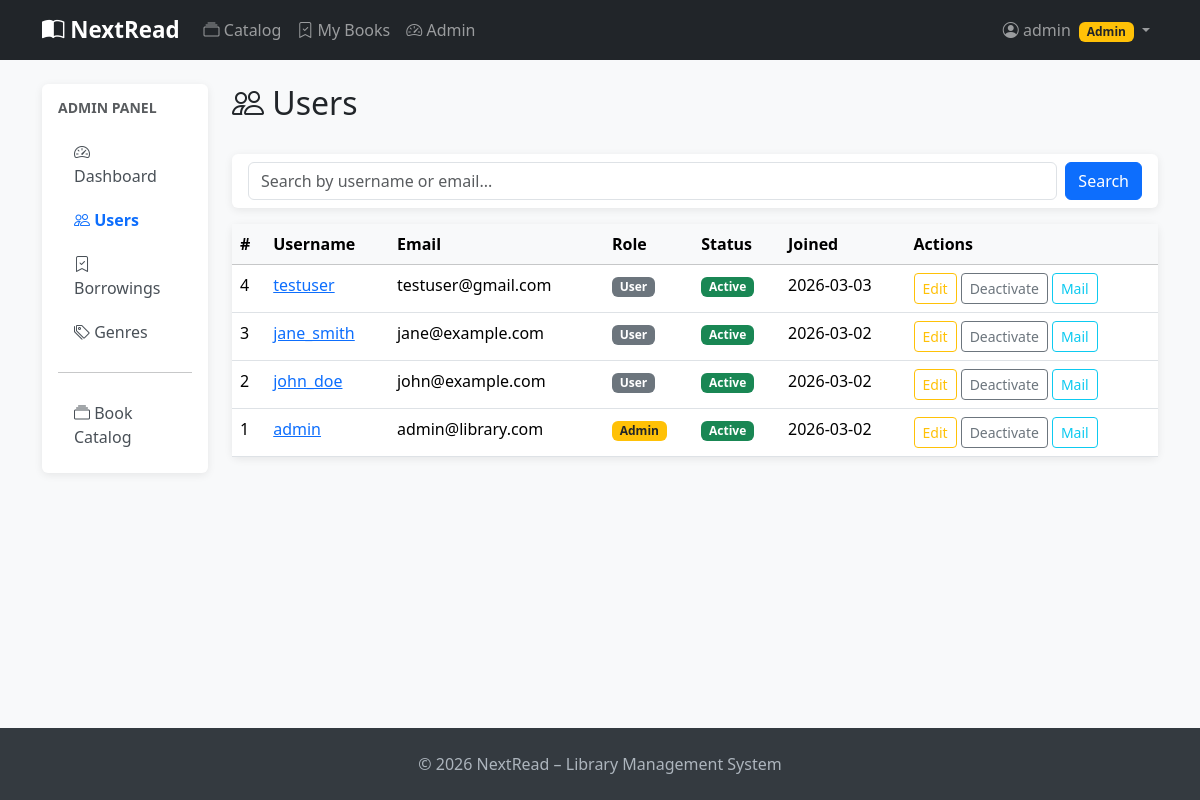
/admin/users (signed in), run on an earlier commit of the app's database.
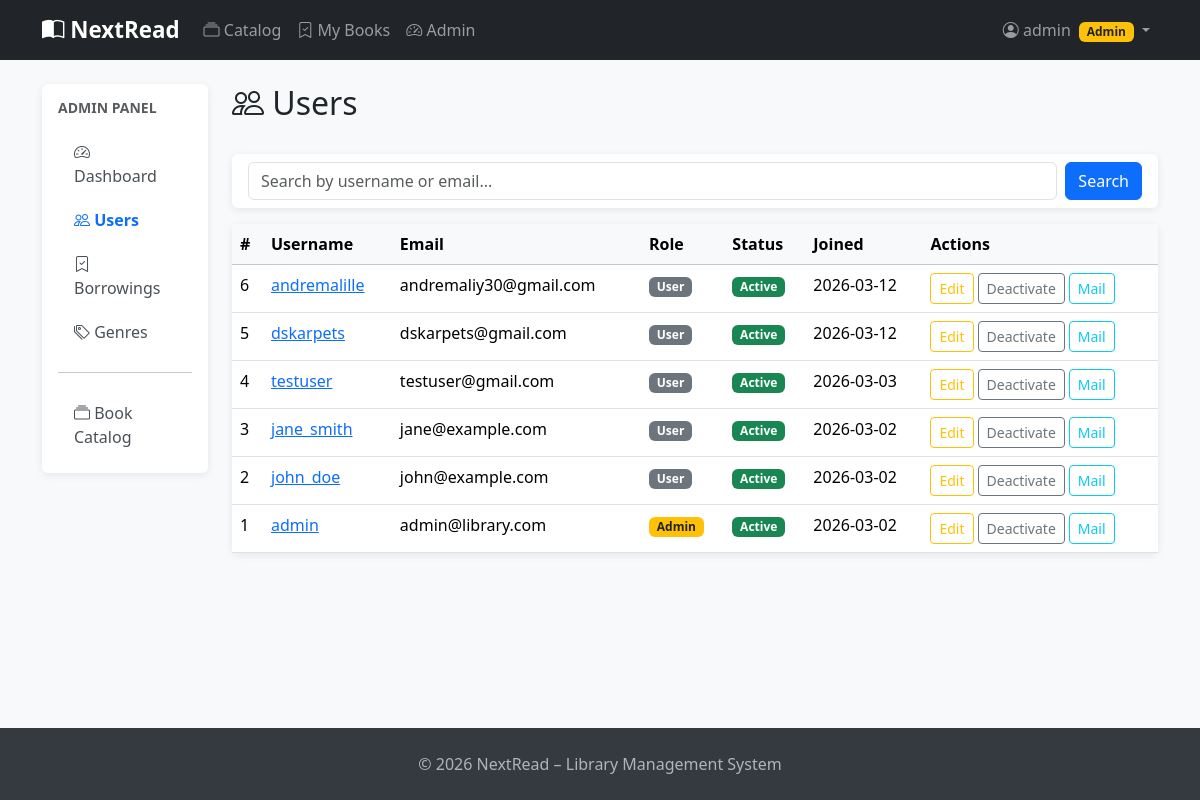
And on a later commit of the database.
### app/models.py (models this page shows, shortened)
class User(UserMixin, db.Model):
    __tablename__ = 'users'
    id = db.Column(db.Integer, primary_key=True)
    username = db.Column(db.String(80), unique=True, nullable=False, index=True)
    email = db.Column(db.String(120), unique=True, nullable=False, index=True)
    hashed_password = db.Column(db.String(256), nullable=False)
    full_name = db.Column(db.String(150))
    role = db.Column(db.String(20), default='user')  # 'admin' or 'user'
    is_active = db.Column(db.Boolean, default=True)
    created_at = db.Column(db.DateTime, default=datetime.utcnow)
    profile = db.relationship('UserProfile', back_populates='user',
                               uselist=False, cascade='all, delete-orphan')
    borrowings = db.relationship('Borrowing', back_populates='user',
                                  cascade='all, delete-orphan', lazy='dynamic')
    favorite_genres = db.relationship('Genre', secondary=user_favorite_genres,
                                       back_populates='fans')
    @property
    def is_admin(self):
        return self.role == 'admin'

### app/admin/routes.py (the view)
@admin.route('/users')
@login_required
@admin_required
def users_list():
    page = request.args.get('page', 1, type=int)
    search = request.args.get('search', '')
    query = User.query
    if search:
        query = query.filter(
            db.or_(User.username.ilike(f'%{search}%'), User.email.ilike(f'%{search}%'))
        )
    pagination = query.order_by(User.created_at.desc()).paginate(
        page=page, per_page=15, error_out=False
    )
    return render_template('admin/users.html', title='Manage Users',
                           pagination=pagination, users=pagination.items, search=search)

### app/admin/routes.py (called while the page is built)
def admin_required(f):
    @wraps(f)
    def decorated_function(*args, **kwargs):
        if not current_user.is_authenticated or not current_user.is_admin:
            abort(403)
        return f(*args, **kwargs)
    return decorated_function

### app/models.py (called while the page is built)
@login_manager.user_loader
def load_user(user_id):
    return db.session.get(User, int(user_id))

### app/templates/admin/users.html (shortened to what this page needs)
{% extends 'admin/base.html' %}
{% block admin_content %}
<div class="d-flex justify-content-between align-items-center mb-4">
    <h2><i class="bi bi-people"></i> Users</h2>
</div>
<div class="card mb-3">
    <div class="card-body py-2">
        <form method="GET" class="d-flex gap-2">
            <input type="text" name="search" value="{{ search }}"
                   class="form-control" placeholder="Search by username or email...">
            <button type="submit" class="btn btn-primary">Search</button>
        </form>
    </div>
</div>
<div class="card">
    <div class="table-responsive">
        <table class="table table-hover mb-0">
            <thead class="table-light">
                <tr>
                    <th>#</th>
                    <th>Username</th>
                    <th>Email</th>
                    <th>Role</th>
                    <th>Status</th>
                    <th>Joined</th>
                    <th>Actions</th>
                </tr>
            </thead>
            <tbody>
                {% for user in users %}
                <tr>
                    <td>{{ user.id }}</td>
                    <td>
                        <a href="{{ url_for('admin.user_detail', user_id=user.id) }}">
                            {{ user.username }}
                        </a>
                    </td>
                    <td>{{ user.email }}</td>
                    <td>
                        {% if user.is_admin %}
                        <span class="badge bg-warning text-dark">Admin</span>
                        {% else %}
                        <span class="badge bg-secondary">User</span>
                        {% endif %}
                    </td>
                    <td>
                        {% if user.is_active %}
                        <span class="badge bg-success">Active</span>
                        {% else %}
                        <span class="badge bg-danger">Inactive</span>
                        {% endif %}
                    </td>
                    <td>{{ user.created_at.strftime('%Y-%m-%d') }}</td>
                    <td>
                        <div class="d-flex gap-1">
                            <a href="{{ url_for('admin.edit_user', user_id=user.id) }}"
                               class="btn btn-xs btn-outline-warning btn-sm">Edit</a>
                            <form method="POST" action="{{ url_for('admin.toggle_user_active', user_id=user.id) }}">
                                <button type="submit" class="btn btn-sm btn-outline-secondary">
                                    {{ 'Deactivate' if user.is_active else 'Activate' }}
                                </button>
                            </form>
                            <a href="{{ url_for('admin.send_mail', user_id=user.id) }}"
                               class="btn btn-sm btn-outline-info">Mail</a>
                        </div>
                    </td>
                </tr>
                {% else %}
                <tr><td colspan="7" class="text-center text-muted py-4">No users found.</td></tr>
                {% endfor %}
            </tbody>
        </table>
    </div>
</div>
{% endblock %}

### app/templates/admin/base.html
{% extends 'base.html' %}
{% block content %}
<div class="row g-4">
    <div class="col-md-2">
        <div class="card">
            <div class="card-body p-3 admin-sidebar">
                <h6 class="text-muted text-uppercase small fw-bold mb-3">Admin Panel</h6>
                <nav class="nav flex-column gap-1">
                    <a class="nav-link {% if request.endpoint == 'admin.dashboard' %}active{% endif %}"
                       href="{{ url_for('admin.dashboard') }}">
                        <i class="bi bi-speedometer2"></i> Dashboard
                    </a>
                    <a class="nav-link {% if 'user' in request.endpoint %}active{% endif %}"
                       href="{{ url_for('admin.users_list') }}">
                        <i class="bi bi-people"></i> Users
                    </a>
                    <a class="nav-link {% if 'borrowing' in request.endpoint %}active{% endif %}"
                       href="{{ url_for('admin.borrowings_list') }}">
                        <i class="bi bi-bookmark-check"></i> Borrowings
                    </a>
                    <a class="nav-link {% if 'genre' in request.endpoint %}active{% endif %}"
                       href="{{ url_for('admin.genres_list') }}">
                        <i class="bi bi-tags"></i> Genres
                    </a>
                    <hr>
                    <a class="nav-link" href="{{ url_for('books.index') }}">
                        <i class="bi bi-collection"></i> Book Catalog
                    </a>
                </nav>
            </div>
        </div>
    </div>
    <div class="col-md-10">
        {% block admin_content %}{% endblock %}
    </div>
</div>
{% endblock %}

### app/templates/base.html (shortened to what this page needs)
<!DOCTYPE html>
<html lang="en">
<head>
    <link href="https://cdn.jsdelivr.net/npm/bootstrap@5.3.2/dist/css/bootstrap.min.css" rel="stylesheet">
    <link href="https://cdn.jsdelivr.net/npm/bootstrap-icons@1.11.3/font/bootstrap-icons.css" rel="stylesheet">
</head>
<body>
<nav class="navbar navbar-expand-lg navbar-dark bg-dark mb-4">
    <div class="container">
        <a class="navbar-brand" href="{{ url_for('main.index') }}">
            <i class="bi bi-book-half"></i> NextRead
        </a>
        <div class="collapse navbar-collapse" id="navbarNav">
            <ul class="navbar-nav me-auto">
                <li class="nav-item">
                    <a class="nav-link" href="{{ url_for('books.index') }}">
                        <i class="bi bi-collection"></i> Catalog
                    </a>
                </li>
                {% if current_user.is_authenticated %}
                <li class="nav-item">
                    <a class="nav-link" href="{{ url_for('borrowings.my_borrowings') }}">
                        <i class="bi bi-bookmark-check"></i> My Books
                    </a>
                </li>
                {% if current_user.is_admin %}
                <li class="nav-item">
                    <a class="nav-link" href="{{ url_for('admin.dashboard') }}">
                        <i class="bi bi-speedometer2"></i> Admin
                    </a>
                </li>
                {% endif %}
                {% endif %}
            </ul>
            <ul class="navbar-nav">
                {% if current_user.is_authenticated %}
                <li class="nav-item dropdown">
                    <a class="nav-link dropdown-toggle" href="#" data-bs-toggle="dropdown">
                        <i class="bi bi-person-circle"></i> {{ current_user.username }}
                        {% if current_user.is_admin %}
                        <span class="badge bg-warning text-dark ms-1">Admin</span>
                        {% endif %}
                    </a>
                </li>
                {% endif %}
            </ul>
        </div>
    </div>
</nav>
<main class="container mb-5">
    {% block content %}{% endblock %}
</main>
<footer class="py-4 mt-5">
    <div class="container text-center">
        <p class="mb-0">&copy; 2026 NextRead – Library Management System</p>
    </div>
</footer>
</body>
</html>

### app/templates/base.html (style rules this page uses)
body { background: #f8f9fa; display: flex; flex-direction: column; min-height: 100vh; }
main { flex: 1; }
.navbar-brand { font-weight: 700; font-size: 1.4rem; }
.card { border: none; box-shadow: 0 2px 8px rgba(0,0,0,.08); }
footer { background: #343a40; color: #adb5bd; }
.admin-sidebar .nav-link { color: #495057; }
.admin-sidebar .nav-link.active { color: #0d6efd; font-weight: 600; }

What changed in the data, as far as the page shows it:
added User: id "6", username "andremalille", email "andremaliy30@gmail.com", role "User", shows "Active", created_at "2026-03-12", is_active "Deactivate"
added User: id "5", username "dskarpets", email "dskarpets@gmail.com", role "User", shows "Active", created_at "2026-03-12", is_active "Deactivate"
